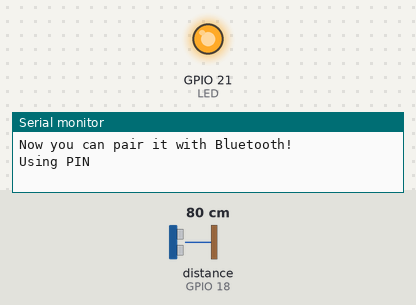
Recording of a sketch running on a simulated ESP32. On the bench: output pins drawn as LEDs (lit = HIGH), the last lines printed to the serial monitor. Wiring (inferred from the names in the program): ultrasonic range finder: trigger GPIO 5; echo GPIO 18. The inputs (shaded band) are chosen by the test bench; at power-on: distance to the obstacle (sensor on GPIO 18) 80 cm. The echo pulse lasts 58.3 µs per cm; nothing arrives over Bluetooth unless stated; pins used as bus, display or sensor lines are not drawn.

Above: at 0.1 s.
At 2.1 s:
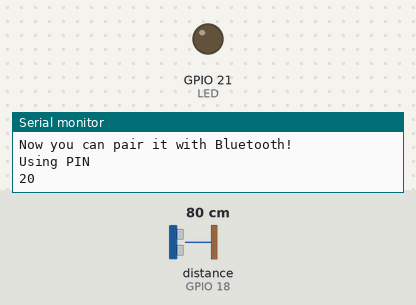
Timing chart, 0 to 3.6 s (numbered marks = the images above):
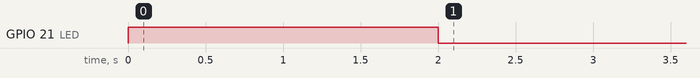

The sketch:

sensor_module.ino
```cpp
#include "BluetoothSerial.h"

#if !defined(CONFIG_BT_ENABLED) || !defined(CONFIG_BLUEDROID_ENABLED)
#error Bluetooth is not enabled! Please run `make menuconfig` to and enable it
#endif
#if !defined(CONFIG_BT_SPP_ENABLED)
#error Serial Bluetooth not available or not enabled. It is only available for the ESP32 chip.
#endif

const int LED = 21;
const int TrigPin = 5;//Trig attach to pin5
const int EchoPin = 18;//Echo attach to pin18

// Bluetooth Serial Object (Handle)
BluetoothSerial SerialBT;

// ESP32 Bluetooth (Slave) Device Information
const char *pin = "1234"; // Change this to more secure PIN.
String device_name = "ESP32-BT-Slave";


void setup() {

  Serial.begin(115200);
  pinMode(LED,OUTPUT);
  pinMode(TrigPin,OUTPUT);
  pinMode(EchoPin,INPUT);
  SerialBT.begin(device_name); //Bluetooth device name
  Serial.printf("The device with name \"%s\" is started.\nNow you can pair it with Bluetooth!\n", device_name.c_str());
  SerialBT.setPin(pin);
  Serial.println("Using PIN");

  digitalWrite(LED, HIGH);
  delay(2000);
  digitalWrite(LED, LOW);
}

void loop() {

  digitalWrite(TrigPin,LOW);
   delayMicroseconds(2);
   digitalWrite(TrigPin,HIGH);
   delayMicroseconds(10);
   digitalWrite(TrigPin,LOW);

   long duration = pulseIn(EchoPin, HIGH);
   int distance = (duration/2)/29.1;

   distance = constrain(distance, 0, 20);

   int dataToSend = distance;
   SerialBT.write((uint8_t*)&dataToSend, sizeof(dataToSend));
   delay(20);

   Serial.println(distance);
   delay(200);

}
```
